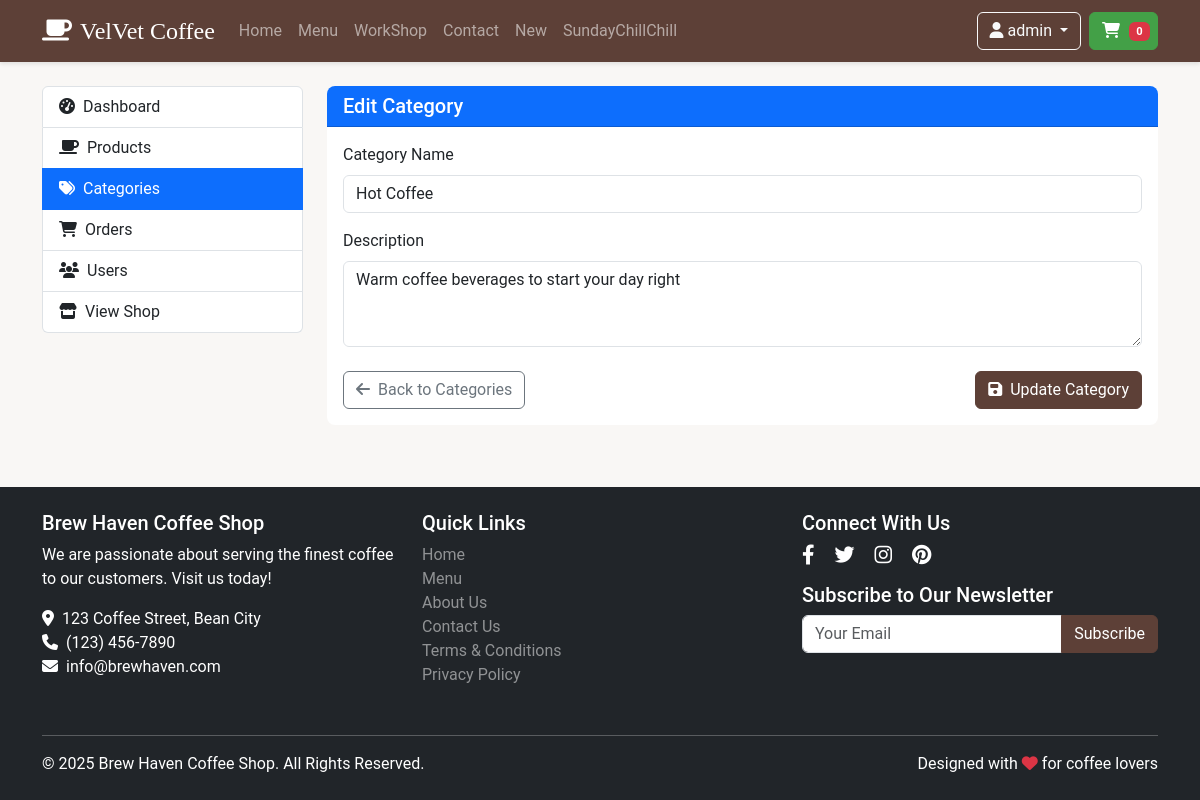
/admin/edit_category.php?id=1 (signed in), run on the app's committed database.
### tables this page shows
CREATE TABLE IF NOT EXISTS categories (
    id INT AUTO_INCREMENT PRIMARY KEY,
    name VARCHAR(100) NOT NULL,
    description TEXT,
    created DATETIME NOT NULL
);

### public/classes/Category.php (called while the page is built, shortened)
<?php
class Category {
    private $conn;
    private $table_name = "categories";
    public $id;
    public function __construct($db) {
        $this->conn = $db;
    }
    public function readOne() {
        $query = "SELECT id, name, description FROM " . $this->table_name . " WHERE id = ? LIMIT 0,1";
        $stmt = $this->conn->prepare($query);
        $stmt->bindParam(1, $this->id);
        $stmt->execute();
        $num = $stmt->rowCount();
        if ($num > 0) {
            $row = $stmt->fetch(PDO::FETCH_ASSOC);
            $this->name = $row['name'];
            $this->description = $row['description'];
            return true;
        }
        return false;
    }
}
?>

### public/admin/edit_category.php (the view, shortened to what this page needs)
<?php
include_once "../includes/header.php";
include_once "../classes/Category.php";
$database = new Database();
$db = $database->getConnection();
$category = new Category($db);
$category->id = $_GET['id'];
if (!$category->readOne()) {
    $_SESSION['error_msg'] = "Category not found.";
    header("Location: categories.php");
    exit;
}
?>
<div class="row">
    <div class="col-lg-3 mb-4">
        <div class="list-group">
            <a href="dashboard.php" class="list-group-item list-group-item-action">
                <i class="fas fa-tachometer-alt me-2"></i>Dashboard
            </a>
            <a href="products.php" class="list-group-item list-group-item-action">
                <i class="fas fa-coffee me-2"></i>Products
            </a>
            <a href="categories.php" class="list-group-item list-group-item-action active">
                <i class="fas fa-tags me-2"></i>Categories
            </a>
            <a href="orders.php" class="list-group-item list-group-item-action">
                <i class="fas fa-shopping-cart me-2"></i>Orders
            </a>
            <a href="users.php" class="list-group-item list-group-item-action">
                <i class="fas fa-users me-2"></i>Users
            </a>
            <a href="../index.php" class="list-group-item list-group-item-action">
                <i class="fas fa-store me-2"></i>View Shop
            </a>
        </div>
    </div>
    <div class="col-lg-9">
        <div class="card">
            <div class="card-header bg-primary text-white">
                <h5 class="mb-0">Edit Category</h5>
            </div>
            <div class="card-body">
                <form action="<?php echo htmlspecialchars($_SERVER["PHP_SELF"] . "?id=" . $category->id); ?>" method="post" id="editCategoryForm">
                    <div class="mb-3">
                        <label for="name" class="form-label">Category Name</label>
                        <input type="text" class="form-control" id="name" name="name" value="<?php echo htmlspecialchars($category->name); ?>" required>
                    </div>
                    <div class="mb-3">
                        <label for="description" class="form-label">Description</label>
                        <textarea class="form-control" id="description" name="description" rows="3"><?php echo htmlspecialchars($category->description); ?></textarea>
                    </div>
                    <div class="d-flex justify-content-between mt-4">
                        <a href="categories.php" class="btn btn-outline-secondary">
                            <i class="fas fa-arrow-left me-2"></i>Back to Categories
                        </a>
                        <button type="submit" class="btn btn-primary">
                            <i class="fas fa-save me-2"></i>Update Category
                        </button>
                    </div>
                </form>
            </div>
        </div>
    </div>
</div>
<?php
include_once "../includes/footer.php";
?>

### public/assets/css/style.css (style rules this page uses)
:root { --primary-color: #5d4037; --secondary-color: #8d6e63; --accent-color: #ff6d00; --light-color: #f5f5f5; --dark-color: #212121; }
body { font-family: 'Roboto', sans-serif; color: #333; min-height: 100vh; display: flex; flex-direction: column; background-color: #f9f7f5; }
.card { transition: transform 0.3s, box-shadow 0.3s; margin-bottom: 1.5rem; border: none; border-radius: 0.5rem; overflow: hidden; }
.btn-primary { background-color: var(--primary-color); border-color: var(--primary-color); }

### data on the page
categories: name "Hot Coffee", description "Warm coffee beverages to start your day right"

### other printed values
$_SESSION['username'] "admin"
